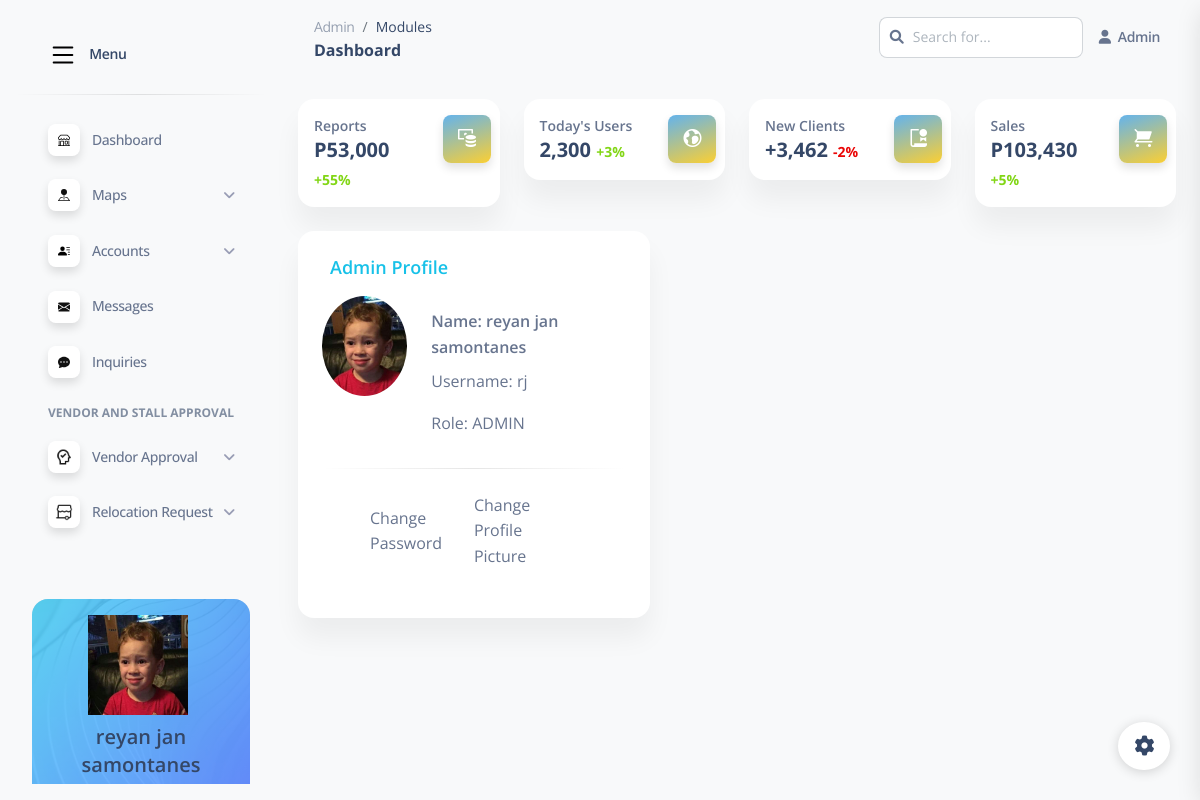
Screenshot of /Admin.php (signed in) with the database file from the repository.
### tables this page shows
CREATE TABLE `users` (
  `id` int(11) NOT NULL,
  `username` varchar(50) NOT NULL,
  `password` varchar(50) NOT NULL,
  `first_name` varchar(255) NOT NULL,
  `middle_name` varchar(255) NOT NULL,
  `last_name` varchar(255) NOT NULL,
  `age` int(11) DEFAULT NULL,
  `address` varchar(255) DEFAULT NULL,
  `email_add` varchar(255) DEFAULT NULL,
  `contact_no` bigint(20) DEFAULT NULL,
  `user_type` enum('ADMIN','CASHIER','DOCUMENT_HANDLER','CUSTOMER_SERVICE') NOT NULL,
  `picture_profile` varchar(255) DEFAULT NULL
);

### Admin.php (the view, shortened to what this page needs)
<?php
$user_id = $_SESSION['id'];
include('database_config.php');
$conn = new mysqli($db_host, $db_user, $db_password, $db_name);
$sql = "SELECT * FROM users WHERE id = ?";
$stmt = $conn->prepare($sql);
$stmt->bind_param("i", $user_id);
$stmt->execute();
$result = $stmt->get_result();
$user = $result->fetch_assoc();
?>
<!DOCTYPE html>
<html lang="en">
<head>
  <link href="assets2/css/nucleo-icons.css" rel="stylesheet" />
  <link href="assets2/css/nucleo-svg.css" rel="stylesheet" />
  <link href="assets2/css/nucleo-svg.css" rel="stylesheet" />
  <link id="pagestyle" href="assets2/css/soft-ui-dashboard.css?v=1.0.7" rel="stylesheet" />
  <link rel="stylesheet" href="https://cdnjs.cloudflare.com/ajax/libs/font-awesome/6.0.0-beta3/css/all.min.css">
  <link href="assets\vendor\bootstrap-icons\bootstrap-icons.css" rel="stylesheet" />
</head>
<body class="g-sidenav-show  bg-gray-100">
<aside class="sidenav navbar navbar-vertical navbar-expand-xs border-0 border-radius-xl my-3 fixed-start ms-3 "
    id="sidenav-main">
    <div class="sidenav-header">
      <a class="navbar-brand m-0" href="#" target="_blank">
        <span class="ms-2 font-weight-bold">Menu</span>
      </a>
    </div>
    <hr class="horizontal dark mt-0">
    <div class="collapse navbar-collapse  w-auto " id="sidenav-collapse-main">
      <ul class="navbar-nav">
        <li class="nav-item">
          <a class="nav-link " href="Admin.php">
            <div
              class="icon icon-shape icon-sm shadow border-radius-md bg-white text-center me-2 d-flex align-items-center justify-content-center">
            </div>
            <span class="nav-link-text ms-1">Dashboard</span>
          </a>
        </li>
        <li class="nav-item">
          <a class="nav-link collapsed" href="#" data-bs-toggle="collapse" data-bs-target="#collapseMaps"
            aria-expanded="false" aria-controls="collapseMaps">
            <div
              class="icon icon-shape icon-sm shadow border-radius-md bg-white text-center me-2 d-flex align-items-center justify-content-center">
            </div>
            <span class="nav-link-text ms-1">Maps</span>
          </a>
        </li>
        <li class="nav-item">
          <a class="nav-link collapsed" href="#" data-bs-toggle="collapse" data-bs-target="#collapseAccounts"
            aria-expanded="false" aria-controls="collapseAccounts">
            <div
              class="icon icon-shape icon-sm shadow border-radius-md bg-white text-center me-2 d-flex align-items-center justify-content-center">
            </div>
            <span class="nav-link-text ms-1">Accounts</span>
          </a>
        </li>
        <li class="nav-item">
          <a class="nav-link " href="AMmessages.php">
            <div
              class="icon icon-shape icon-sm shadow border-radius-md bg-white text-center me-2 d-flex align-items-center justify-content-center">
            </div>
            <span class="nav-link-text ms-1">Messages</span>
          </a>
        </li>
        <li class="nav-item">
          <a class="nav-link " href="AMinquiries.php">
            <div
              class="icon icon-shape icon-sm shadow border-radius-md bg-white text-center me-2 d-flex align-items-center justify-content-center">
            </div>
            <span class="nav-link-text ms-1">Inquiries</span>
          </a>
        </li>
        <li class="nav-item mt-3">
          <h6 class="ps-4 ms-2 text-uppercase text-xs font-weight-bolder opacity-6">Vendor and Stall Approval</h6>
        </li>
        <li class="nav-item">
          <a class="nav-link collapsed" href="#" data-bs-toggle="collapse" data-bs-target="#collapseVendorApproval"
            aria-expanded="false" aria-controls="collapseVendorApproval">
            <div
              class="icon icon-shape icon-sm shadow border-radius-md bg-white text-center me-2 d-flex align-items-center justify-content-center">
              <img src="image/icons/icons8-approve-48.png" alt="approveicon" width="18px" height="18px">
            </div>
            <span class="nav-link-text ms-1">Vendor Approval</span>
          </a>
        </li>
        <li class="nav-item">
          <a class="nav-link collapsed" href="#" data-bs-toggle="collapse" data-bs-target="#collapseRelRequest"
            aria-expanded="false" aria-controls="collapseRelRequest">
            <div
              class="icon icon-shape icon-sm shadow border-radius-md bg-white text-center me-2 d-flex align-items-center justify-content-center">
              <img src="image/icons/icons8-kiosk-on-wheels-48.png" alt="relocationimg" width="18px" height="18px">
            </div>
            <span class="nav-link-text ms-1">Relocation Request</span>
          </a>
        </li>
      </ul>
    </div>
    <div class="sidenav-footer mx-3 mt-5">
      <div class="card card-background shadow-none card-background-mask-info" id="sidenavCard">
        <div class="card-body text-start p-3 w-100">
          <?php
          $profilePicture = !empty($user['picture_profile']) ? $user['picture_profile'] : 'image/profile.jpg';
          ?>
          <img src="<?php echo htmlspecialchars($profilePicture); ?>" class="img-fluid" alt="Admin Profile Picture"
            style="min-width: 20px; min-height: 20px; height: 100px; width: 100px; margin-left: 40px;">
          <h5 class="text-center mt-2">
            <?php echo htmlspecialchars($user['first_name']) . ' ' . htmlspecialchars($user['middle_name']) . ' ' . htmlspecialchars($user['last_name']); ?>
          </h5>
        </div>
      </div>
    </div>
  </aside>
  <main class="main-content position-relative max-height-vh-100 h-100 border-radius-lg ">
    <nav class="navbar navbar-main navbar-expand-lg px-0 mx-4 shadow-none border-radius-xl" id="navbarBlur"
      navbar-scroll="true">
      <div class="container-fluid py-1 px-3">
        <nav aria-label="breadcrumb">
          <ol class="breadcrumb bg-transparent mb-0 pb-0 pt-1 px-0 me-sm-6 me-5">
            <li class="breadcrumb-item text-sm"><a class="opacity-5 text-dark" href="javascript:;">Admin</a></li>
            <li class="breadcrumb-item text-sm text-dark active" aria-current="page">Modules</li>
          </ol>
          <h6 class="font-weight-bolder mb-0">Dashboard</h6>
        </nav>
        <div class="collapse navbar-collapse mt-sm-0 mt-2 me-md-0 me-sm-4" id="navbar">
          <div class="ms-md-auto pe-md-3 d-flex align-items-center">
            <div class="input-group">
              <span class="input-group-text text-body"><i class="fas fa-search" aria-hidden="true"></i></span>
              <input type="text" class="form-control" placeholder="Search for...">
            </div>
          </div>
          <ul class="navbar-nav  justify-content-end">
            <li class="nav-item d-flex align-items-center">
              <a href="javascript:;" class="nav-link text-body font-weight-bold px-0">
                <i class="fa fa-user me-sm-1"></i>
                <span class="d-sm-inline d-none">Admin</span>
              </a>
            </li>
          </ul>
        </div>
      </div>
    </nav>
    <div class="container-fluid py-4">
      <div class="row">
        <div class="col-xl-3 col-sm-6 mb-xl-0 mb-4">
          <div class="card">
            <div class="card-body p-3">
              <div class="row">
                <div class="col-8">
                  <div class="numbers">
                    <p class="text-sm mb-0 text-capitalize font-weight-bold">Reports</p>
                    <h5 class="font-weight-bolder mb-0">
                      P53,000
                      <span class="text-success text-sm font-weight-bolder">+55%</span>
                    </h5>
                  </div>
                </div>
                <div class="col-4 text-end">
                  <div class="icon icon-shape bg-gradient-primary shadow text-center border-radius-md">
                    <i class="ni ni-money-coins text-lg opacity-10" aria-hidden="true"></i>
                  </div>
                </div>
              </div>
            </div>
          </div>
        </div>
        <div class="col-xl-3 col-sm-6 mb-xl-0 mb-4">
          <div class="card">
            <div class="card-body p-3">
              <div class="row">
                <div class="col-8">
                  <div class="numbers">
                    <p class="text-sm mb-0 text-capitalize font-weight-bold">Today's Users</p>
                    <h5 class="font-weight-bolder mb-0">
                      2,300
                      <span class="text-success text-sm font-weight-bolder">+3%</span>
                    </h5>
                  </div>
                </div>
                <div class="col-4 text-end">
                  <div class="icon icon-shape bg-gradient-primary shadow text-center border-radius-md">
                    <i class="ni ni-world text-lg opacity-10" aria-hidden="true"></i>
                  </div>
                </div>
              </div>
            </div>
          </div>
        </div>
        <div class="col-xl-3 col-sm-6 mb-xl-0 mb-4">
          <div class="card">
            <div class="card-body p-3">
              <div class="row">
                <div class="col-8">
                  <div class="numbers">
                    <p class="text-sm mb-0 text-capitalize font-weight-bold">New Clients</p>
                    <h5 class="font-weight-bolder mb-0">
                      +3,462
                      <span class="text-danger text-sm font-weight-bolder">-2%</span>
                    </h5>
                  </div>
                </div>
                <div class="col-4 text-end">
                  <div class="icon icon-shape bg-gradient-primary shadow text-center border-radius-md">
                    <i class="ni ni-paper-diploma text-lg opacity-10" aria-hidden="true"></i>
                  </div>
                </div>
              </div>
            </div>
          </div>
        </div>
        <div class="col-xl-3 col-sm-6">
          <div class="card">
            <div class="card-body p-3">
              <div class="row">
                <div class="col-8">
                  <div class="numbers">
                    <p class="text-sm mb-0 text-capitalize font-weight-bold">Sales</p>
                    <h5 class="font-weight-bolder mb-0">
                      P103,430
                      <span class="text-success text-sm font-weight-bolder">+5%</span>
                    </h5>
                  </div>
                </div>
                <div class="col-4 text-end">
                  <div class="icon icon-shape bg-gradient-primary shadow text-center border-radius-md">
                    <i class="ni ni-cart text-lg opacity-10" aria-hidden="true"></i>
                  </div>
                </div>
              </div>
            </div>
          </div>
        </div>
      </div>
      <div class="row mt-4">
        <div class="col-lg-5 mb-lg-4 mb-4">
          <div class="card">
            <div class="card-body">
              <h5 class="card-title text-lg text-info mb-3 text-start mx-2">Admin Profile</h5>
              <div class="row">
                <div class="col-md-4">
                  <?php
                  $profilePicture = !empty($user['picture_profile']) ? $user['picture_profile'] : 'image/profile.jpg';
                  ?>
                  <img src="<?php echo htmlspecialchars($profilePicture); ?>" class="img-fluid rounded-circle"
                    alt="Admin Profile Picture" style="width: 100px; height: 100px; object-fit: cover;">
                </div>
                <div class="col-md-8 my-3">
                  <h6 class="card-subtitle mb-2 text-muted">Name:
                    <?php echo htmlspecialchars($user['first_name']) . ' ' . htmlspecialchars($user['middle_name']) . ' ' . htmlspecialchars($user['last_name']); ?>
                  </h6>
                  <p class="card-text">Username: <?php echo htmlspecialchars($user['username']); ?></p>
                  <p class="card-text">Role: <?php echo htmlspecialchars($user['user_type']); ?></p>
                </div>
              </div>
              <hr class="horizontal dark my-3">
              <div class="d-flex my-4 mx-5">
                <button class="accordion-button btn-outline-info" type="button" data-bs-toggle="collapse"
                  data-bs-target="#collapseOne" aria-expanded="true" aria-controls="collapseOne">
                  Change Password
                </button>
                <button class="accordion-button btn-outline-info" type="button" data-bs-toggle="collapse"
                  data-bs-target="#collapseTwo" aria-expanded="false" aria-controls="collapseTwo">
                  Change Profile Picture
                </button>
              </div>
            </div>
          </div>
        </div>
      </div>
    </div>
  </main>
  <div class="fixed-plugin">
    <a class="fixed-plugin-button text-dark position-fixed px-3 py-2" href="#">
      <i class="fas fa-cog"></i> </a>
  </div>
</body>
</html>

### assets2/css/nucleo-svg.css (style rules this page uses)
.icon { display: inline-block; color: #111111; height: 1em; width: 1em; }
.icon-sm { height: 0.8em; width: 0.8em; }
.icon { fill: currentColor; stroke: none; }

### rows the page displays
users: picture_profile (picture), first_name "reyan", middle_name "jan", last_name "samontanes", username "rj", user_type "ADMIN"
